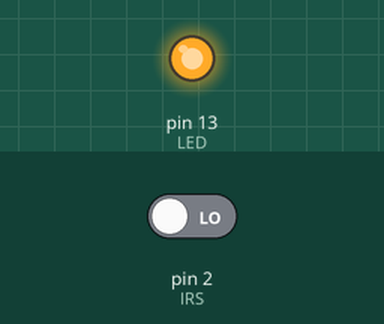
Recording of a sketch running on a simulated Arduino Uno, built with avr-gcc and run on an emulated ATmega328P. Shown: output pins drawn as LEDs (lit = HIGH). The test bench sets the inputs (shaded band); at power-on: pin 2 (IRS) LOW.

Above: at 1.2 s.
1.3 s: pin 2 (IRS) driven HIGH
At 2.0 s:
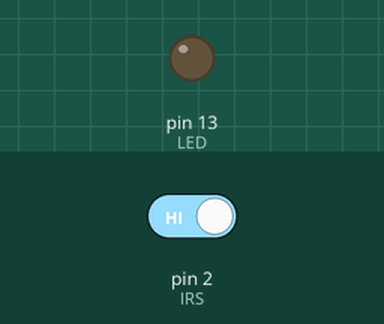
2.8 s: pin 2 (IRS) driven LOW
At 3.2 s:
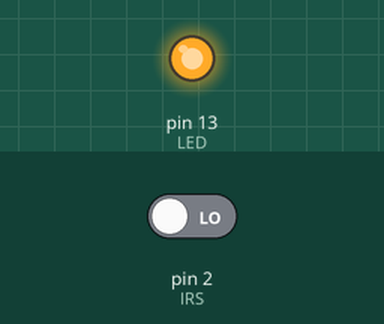
Timing chart, 0 to 5.8 s (numbered marks = the images above; inputs shaded):
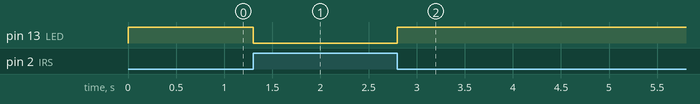

Measured:
- after the input at 1.3 s, pin 13 (LED): HIGH → LOW at once
- after the input at 2.8 s, pin 13 (LED): LOW → HIGH at once

The sketch:

IR.ino
```cpp
int IRS = 2;
int LED = 13;


void setup()
{
  pinMode (IRS, INPUT);
  pinMode (LED, OUTPUT);
}

void loop()
{
  int statusSensor = digitalRead (IRS);

  if (statusSensor == 1)
    digitalWrite(LED, LOW);
  else

    digitalWrite(LED, HIGH);

}
```
